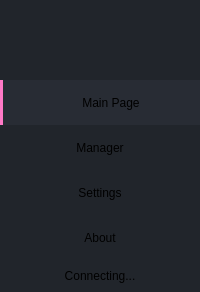
           <widget class="QFrame" name="leftMenuBg">
            <property name="minimumSize">
             <size>
              <width>0</width>
              <height>0</height>
             </size>
            </property>
            <property name="maximumSize">
             <size>
              <width>16777215</width>
              <height>16777215</height>
             </size>
            </property>
            <property name="styleSheet">
             <string notr="true">background-color: rgb(33, 37, 43);
border: none;</string>
            </property>
            <property name="frameShape">
             <enum>QFrame::NoFrame</enum>
            </property>
            <property name="frameShadow">
             <enum>QFrame::Raised</enum>
            </property>
            <property name="lineWidth">
             <number>0</number>
            </property>
            <layout class="QVBoxLayout" name="verticalLayout_7">
             <property name="spacing">
              <number>0</number>
             </property>
             <property name="leftMargin">
              <number>0</number>
             </property>
             <property name="topMargin">
              <number>0</number>
             </property>
             <property name="rightMargin">
              <number>0</number>
             </property>
             <property name="bottomMargin">
              <number>0</number>
             </property>
             <item>
              <widget class="QFrame" name="mainLogo">
               <property name="minimumSize">
                <size>
                 <width>80</width>
                 <height>80</height>
                </size>
               </property>
               <property name="maximumSize">
                <size>
                 <width>16777215</width>
                 <height>16777215</height>
                </size>
               </property>
               <property name="frameShape">
                <enum>QFrame::StyledPanel</enum>
               </property>
               <property name="frameShadow">
                <enum>QFrame::Raised</enum>
               </property>
               <property name="lineWidth">
                <number>0</number>
               </property>
               <layout class="QVBoxLayout" name="verticalLayout_13">
                <property name="spacing">
                 <number>0</number>
                </property>
                <property name="leftMargin">
                 <number>0</number>
                </property>
                <property name="topMargin">
                 <number>0</number>
                </property>
                <property name="rightMargin">
                 <number>0</number>
                </property>
                <property name="bottomMargin">
                 <number>0</number>
                </property>
                <item>
                 <widget class="QLabel" name="labelProfile">
                  <property name="minimumSize">
                   <size>
                    <width>130</width>
                    <height>0</height>
                   </size>
                  </property>
                  <property name="styleSheet">
                   <string notr="true">border:none;</string>
                  </property>
                  <property name="lineWidth">
                   <number>0</number>
                  </property>
                  <property name="text">
                   <string/>
                  </property>
                  <property name="alignment">
                   <set>Qt::AlignCenter</set>
                  </property>
                 </widget>
                </item>
               </layout>
              </widget>
             </item>
             <item>
              <widget class="QFrame" name="tabSelector">
               <property name="styleSheet">
                <string notr="true">#leftMenuBg .QPushButton {	
	background-position: left center;
    background-repeat: no-repeat;
	border: none;
	background-color: transparent;
	min-height: 45px;
}
#leftMenuBg .QPushButton:hover {
	background-color: rgb(40, 44, 52);
}
#leftMenuBg .QPushButton:pressed {	
	background-color: rgb(189, 147, 249);
	color: rgb(255, 255, 255);
}
#tabSelector {
border:none;
}</string>
               </property>
               <property name="frameShape">
                <enum>QFrame::NoFrame</enum>
               </property>
               <property name="frameShadow">
                <enum>QFrame::Raised</enum>
               </property>
               <layout class="QVBoxLayout" name="verticalLayout">
                <property name="spacing">
                 <number>0</number>
                </property>
                <property name="sizeConstraint">
                 <enum>QLayout::SetMaximumSize</enum>
                </property>
                <property name="leftMargin">
                 <number>0</number>
                </property>
                <property name="topMargin">
                 <number>0</number>
                </property>
                <property name="rightMargin">
                 <number>0</number>
                </property>
                <property name="bottomMargin">
                 <number>0</number>
                </property>
                <item>
                 <widget class="QPushButton" name="btnLinkTab">
                  <property name="minimumSize">
                   <size>
                    <width>0</width>
                    <height>45</height>
                   </size>
                  </property>
                  <property name="styleSheet">
                   <string notr="true">    border-left: 22px solid qlineargradient(spread:pad, x1:0.034, y1:0, x2:0.216, y2:0, stop:0.499 rgba(255, 121, 198, 255), stop:0.5 rgba(85, 170, 255, 0));
    background-color: rgb(40, 44, 52);</string>
                  </property>
                  <property name="text">
                   <string>Main Page</string>
                  </property>
                 </widget>
                </item>
                <item>
                 <widget class="QPushButton" name="btnManagerTab">
                  <property name="minimumSize">
                   <size>
                    <width>0</width>
                    <height>45</height>
                   </size>
                  </property>
                  <property name="text">
                   <string>Manager</string>
                  </property>
                 </widget>
                </item>
                <item>
                 <widget class="QPushButton" name="btnSettingsTab">
                  <property name="minimumSize">
                   <size>
                    <width>0</width>
                    <height>45</height>
                   </size>
                  </property>
                  <property name="text">
                   <string>Settings</string>
                  </property>
                 </widget>
                </item>
                <item>
                 <widget class="QPushButton" name="btnAboutTab">
                  <property name="minimumSize">
                   <size>
                    <width>0</width>
                    <height>45</height>
                   </size>
                  </property>
                  <property name="text">
                   <string>About</string>
                  </property>
                 </widget>
                </item>
               </layout>
              </widget>
             </item>
             <item>
              <widget class="QFrame" name="statusBar">
               <property name="frameShape">
                <enum>QFrame::NoFrame</enum>
               </property>
               <property name="frameShadow">
                <enum>QFrame::Plain</enum>
               </property>
               <property name="lineWidth">
                <number>0</number>
               </property>
               <layout class="QHBoxLayout" name="horizontalLayout_10">
                <item>
                 <layout class="QVBoxLayout" name="loginStatusLayout">
                  <item>
                   <widget class="QLabel" name="labelLoginInfo">
                    <property name="text">
                     <string>Connecting...</string>
                    </property>
                    <property name="alignment">
                     <set>Qt::AlignCenter</set>
                    </property>
                   </widget>
                  </item>
                 </layout>
                </item>
               </layout>
              </widget>
             </item>
            </layout>
           </widget>
